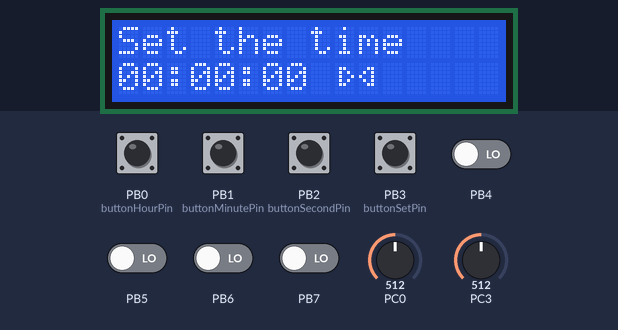
Recording of a program running on a simulated ATmega328P, built with avr-gcc and emulated at 16 MHz. Parts: 16×2 character LCD. Wiring (inferred from the names in the program): character LCD (HD44780): RS PD0; E PD1; data PD4, PD5, PD6, PD7. The inputs (shaded band) are chosen by the test bench; at power-on: PB0 (buttonHourPin), PB1 (buttonMinutePin), PB2 (buttonSecondPin), PB3 (buttonSetPin) HIGH, PB4–7 LOW, PC0 = 512, PC3 = 512.

Above: at 1.2 s.
1.3 s: PB3 (buttonSetPin) pulled LOW for 0.15 s
At 1.4 s:
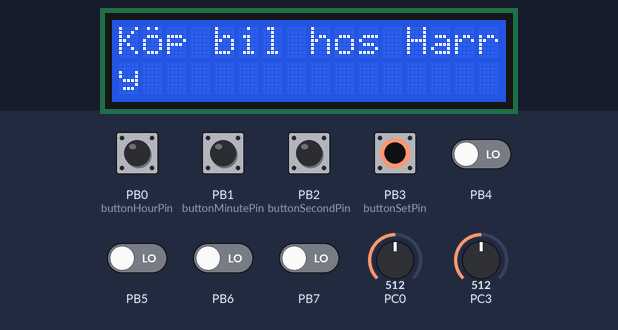
2.0 s: PB0 (buttonHourPin) pulled LOW for 0.15 s
At 2.6 s:
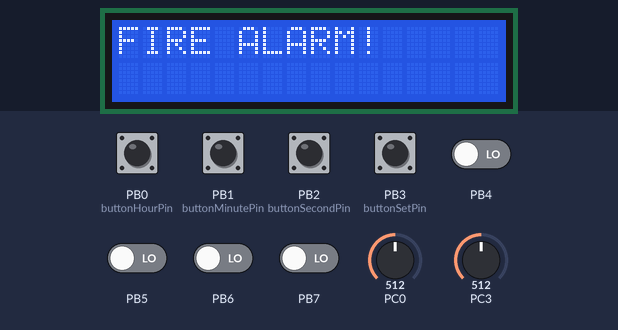
3.7 s: PB0 (buttonHourPin) pulled LOW for 1 s
At 4.8 s:
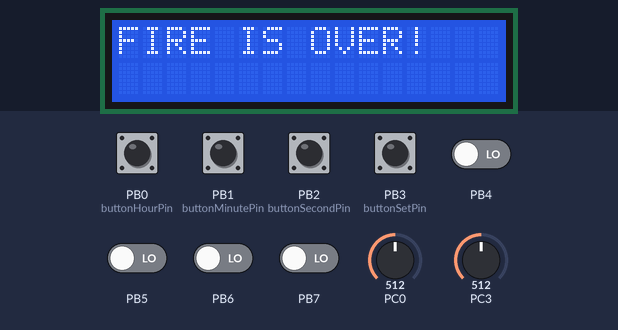
7.7 s: PB1 (buttonMinutePin) pulled LOW for 0.15 s
At 10.6 s:
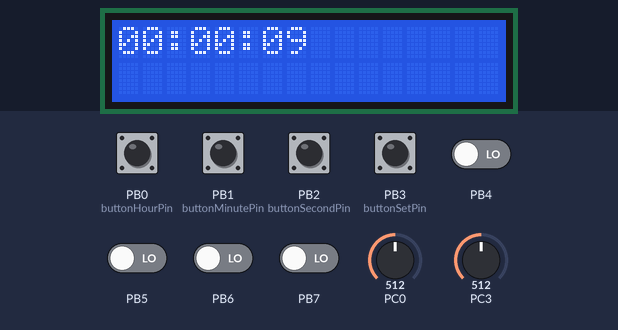
10.8 s: PB1 (buttonMinutePin) pulled LOW for 1 s
At 11.25 s:
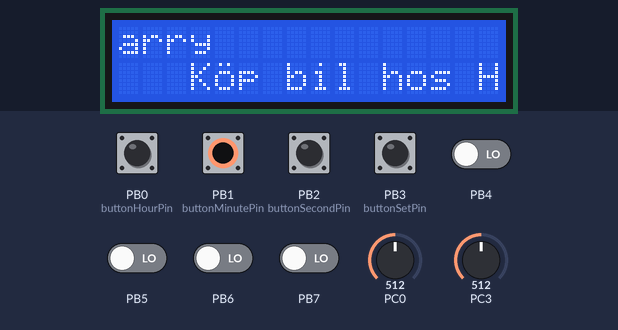
12.4 s: PB2 (buttonSecondPin) pulled LOW for 0.15 s
Timing chart, 0 to 15.0 s (numbered marks = the images above; inputs shaded):
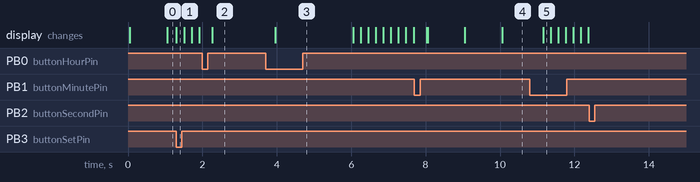

The program:

main.cpp
```cpp
#include "avr_random_noise.h"    // Generate random numbers
#include "buttons.h"             // Button interrupts
#include "customer_data.h"       // Customer data
#include "lcd.h"                 // LCD class
#include "lcd_display_options.h" // Display billboards
#include "set_Clock.h"           // Set start time
#include "special_functions.h"   // Button interrupts
#include "timer.h"               // Start the timer/clock
#include <avr/io.h>              // For ISR
#include <stdint.h>              // uint8_t (NeoVIM)
#include <stdlib.h>              // std return values

/* This application is a billboard display that shows a random message
 * from a random customer. The customer is selected based on the amount
 * they have payed. The more money they have payed, the higher the
 * chance of them being selected.
 *
 * The billboards are displayed in a random order. The order is
 * determined by the random seed. The seed is generated by the
 * pseudoRandom class using the hardware to generate random noise.
 *
 * The billboards can get interrupted by showing special functions.
 * The special functions are triggered by the buttons connected to
 * the MCU.
 */

// Function declarations
int runBillboards(HD44780 *lcd, pseudoRandom *rnd);
int calculateTotalPayed(uint16_t *totalPayed);
int checkLastCustomer(uint8_t &lastShown, uint8_t &winningCustomer,
                      uint16_t totalPayed, pseudoRandom *rnd);
int displayMessage(uint8_t winner, HD44780 *lcd, pseudoRandom *rnd);

/********************************************************************
 *                          MAIN / SETUP
 ********************************************************************/

int main(void) {
  HD44780 lcd;      // Create an instance of the LCD
  pseudoRandom rnd; // Create an instance of random

  lcd.Initialize(); // Initialize the LCD
  lcd.Clear();      // Clear the LCD

  timer_init();   // Start timer/clock
  setClock(&lcd); // Set start time

  initializeButtons();          // Configure buttons as inputs
  initializeButtonInterrupts(); // Enable interrupts

  runBillboards(&lcd, &rnd); // Start the loop

  return EXIT_SUCCESS;
}

/********************************************************************
 *                      APPLICATION CORE LOOP
 ********************************************************************/

int runBillboards(HD44780 *lcd, pseudoRandom *rnd) {
  uint16_t totalPayed = 0; // Calculate total payed by all customers
  calculateTotalPayed(&totalPayed);

  uint8_t lastShown = 4; // Set index to IoT23 to avoid as first customer
  uint8_t winningCustomer =
      rnd->getRandomCustomer(getNumCustomers(), totalPayed);

  while (1) {
    checkLastCustomer(lastShown, winningCustomer, totalPayed, rnd);
    displayMessage(winningCustomer, lcd, rnd);
  }

  return SUCCESS;
}

/********************************************************************
 *                         HELPER FUNCTIONS
 ********************************************************************/

int calculateTotalPayed(uint16_t *totalPayed) {
  for (uint8_t i = 0; i < getNumCustomers(); i++) {
    Customer customer = getCustomer(i);
    *totalPayed += customer.balance;
  }
  return SUCCESS;
}

int checkLastCustomer(uint8_t &lastShown, uint8_t &winningCustomer,
                      uint16_t totalPayed, pseudoRandom *rnd) {
  while (lastShown == winningCustomer) {
    winningCustomer = rnd->getRandomCustomer(getNumCustomers(), totalPayed);
  }
  lastShown = winningCustomer;
  return SUCCESS;
}

int displayMessage(uint8_t winner, HD44780 *lcd, pseudoRandom *rnd) {
  char buff[MAX_BILLBOARD_TEXT_LENGTH];
  Customer customer = getCustomer(winner);

  uint8_t billboardDisplayed = -1;
  while (billboardDisplayed != SUCCESS) {
    static uint8_t lastBillboard = -1;
    uint8_t randomBillboard = rnd->getRandom(customer.billboardsCount);

    if (randomBillboard != lastBillboard) {
      message custMessage =
          getMessage(&customer, rnd->getRandom(customer.billboardsCount - 1));
      memcpy_P(&buff, custMessage.messageText, MAX_BILLBOARD_TEXT_LENGTH);

      billboardDisplayed = displayBillboard(lcd, buff, getStrLen(buff),
                                            custMessage.messageFlags);
    }
    lastBillboard = randomBillboard;
  }

  return SUCCESS;
}
```

avr_random_noise.h
```cpp
#ifndef __avr_random_noise_h
#define __avr_random_noise_h

#include "customer_data.h"
#include <avr/io.h>
#include <stdint.h> //So I dont get all the uint errors, just for my IDE

class pseudoRandom {
public:
  pseudoRandom(void);
  pseudoRandom(uint8_t port);
  ~pseudoRandom(void);
  uint16_t getRandom(uint16_t maxInclusive);
  uint16_t getRandom(uint16_t minInclusive, uint16_t maxInclusive);
  uint8_t getRandomCustomer(uint8_t maxCustomers, uint16_t totalPayed);

private:
  uint8_t port;
  void initializeRandom(uint8_t port);
  uint8_t randomValue(void);
  uint16_t scaleNumber(uint16_t minInclusive, uint16_t maxInclusive,
                       uint16_t value);
};

#endif // !__avr_random_noise_h
```

buttons.h
```cpp
#ifndef BUTTONS_H
#define BUTTONS_H

#include <avr/io.h>
#include <util/delay.h>

const int buttonHourPin = PB0;   // Pin for the hour button
const int buttonMinutePin = PB1; // Pin for the minute button
const int buttonSecondPin = PB2; // Pin for the second button
const int buttonSetPin = PB3;    // Pin for the set button

void initializeButtons();
int readButton(uint8_t pin);

#endif
```

customer_data.h
```cpp
#ifndef CUSTOMER_DATA_H
#define CUSTOMER_DATA_H

#include <stdint.h>

// Define the number of customers
#define MAX_BILLBOARD_TEXT_LENGTH 45

// Define special characters
#define OE "\xEF"
#define AE "\xE1"
#define AA "\x08"

typedef struct {
  const unsigned char messageFlags;
  const char *messageText;
} message;

// Define a structure for customer data
typedef struct {
  uint16_t balance;        // Account balance
  uint8_t billboardsCount; // Number of billboards
  const message *messageArray;
} Customer;

// Define a function to get a customer from PROGMEM
Customer getCustomer(int index);
message getMessage(Customer *cust, uint8_t index);
uint8_t getNumCustomers(void);

#endif
```

set_Clock.h
```cpp
// set_Clock.h
#ifndef SET_CLOCK_H_
#define SET_CLOCK_H_

#include "lcd.h"
#include "lcd_display_options.h"
#include <avr/io.h>
#include <stdio.h>
#include <util/delay.h>

void setClock(HD44780 *lcd);
void displayTime(uint8_t hours, uint8_t minutes, uint8_t seconds, HD44780 *lcd);
void adjustTime(uint8_t maxBeforeWrap, volatile uint8_t *valueToAdjust);

#endif
```

special_functions.h
```cpp
#ifndef SPECIAL_FUNCTIONS_H
#define SPECIAL_FUNCTIONS_H

#include "buttons.h"
#include "lcd.h" // HD44780 library

// Global variable (Bitwise flags)
extern volatile uint8_t specialFunctionsFlags;

// Bitwise flags
const uint8_t FIRE_ALARM = 1 << 0;     // 00000001
const uint8_t DISPLAY_CLOCK = 1 << 1;  // 00000010
const uint8_t NEXT_BILLBOARD = 1 << 2; // 00000100
const uint8_t FLAG_FOUR = 1 << 3;      // 00001000

enum SpecialFunctions {
  DISPLAY_FUNCTION = 1,
  SHOW_NEXT_BILLBOARD = 2,
};

// Core function
void initializeButtonInterrupts();

// Button pressed logic
int specialFunctions(HD44780 *lcd);

// Special functions
int fireAlarm(HD44780 *lcd);
int displayClock(HD44780 *lcd);

#endif
```

timer.h
```cpp
// timer.h
#ifndef TIMER_H
#define TIMER_H

// External reference to the global variables in timer.cpp
extern volatile uint8_t seconds;
extern volatile uint8_t minutes;
extern volatile uint8_t hours;

enum timeStatus {
    EVEN_MINUTE,  // 0
    ODD_MINUTE, // 1
};

// Function declarations from timer.cpp

void timer_init();
uint8_t currentTime();


#endif // TIMER_H
```

avr_random_noise.cpp
```cpp
#include "avr_random_noise.h"
#include "customer_data.h"
#include <avr/io.h>
#include <stdint.h> //So I dont get all the uint errors, just for my IDE

pseudoRandom::pseudoRandom(void) {
  initializeRandom(3);
  return;
}

pseudoRandom::pseudoRandom(uint8_t port) {
  initializeRandom(port);
  return;
}

pseudoRandom::~pseudoRandom(void) {
  PRR ^= (1 << PRADC); // turn off the ADC
  return;
}

void pseudoRandom::initializeRandom(uint8_t port) {
  this->port = port;
  PRR &= ~(1 << PRADC);                    // Turn on power to the ADC
  ADMUX &= ~((1 << REFS0) | (1 << REFS1)); // set VCC as voltage reference
  ADMUX &= ~(1 << ADLAR);                  // Make sure we are in 10bit mode
  ADCSRA &=
      ~((1 << ADPS0) | (1 << ADPS1) |
        (1 << ADPS2));   // Clear the speed division bits for maximum SPEEEEEED
  ADCSRA |= (1 << ADEN); // Start the ADC
  return;
}

uint8_t pseudoRandom::randomValue() {
  uint8_t rnd;
  ADCSRA |= (1 << ADSC);         // set the ADSC bit to start ADC conversion
  while (ADCSRA & (1 << ADSC)) { // wait until its cleared, we have data then
    asm(""); // dirty hack to make sure the loop doesnt get optimized out
  }
  rnd = ADCL; // read lower 8 bits
  // discarding high bytes anyway
  return rnd;
}

uint16_t pseudoRandom::getRandom(uint16_t maxInclusive) {
  ADMUX |= this->port;
  uint16_t value = 0;
  uint16_t rnd;
  for (uint8_t i = 0; i < 8; i++) {
    rnd = randomValue();
    rnd = rnd & 0x3;
    value += rnd << i * 2;
  }
  ADMUX ^= this->port;
  value = scaleNumber(0, maxInclusive, value);
  return value;
}

uint16_t pseudoRandom::getRandom(uint16_t minInclusive, uint16_t maxInclusive) {
  uint16_t value = 0;
  uint16_t rnd;
  for (uint8_t i = 0; i < 8; i++) {
    rnd = randomValue();
    rnd = rnd & 0x3;
    value += rnd << i * 2;
  }
  value = scaleNumber(minInclusive, maxInclusive, value);
  return value;
}

uint16_t pseudoRandom::scaleNumber(uint16_t minInclusive, uint16_t maxInclusive,
                                   uint16_t value) {
  double dvalue = value;
  dvalue = (((maxInclusive - minInclusive) * (dvalue - minInclusive)) /
            (0xFFFF - 0)) +
           minInclusive;
  dvalue += 0.5;
  return (uint16_t)dvalue;
}

uint8_t pseudoRandom::getRandomCustomer(uint8_t maxCustomers,
                                        uint16_t totalPayed) {
  uint16_t random = getRandom(0, totalPayed - 1);
  for (uint8_t i = 0; i < maxCustomers; i++) {
    Customer customer = getCustomer(i);
    if (random < customer.balance) {
      return i;
    }
    random -= customer.balance;
  }
  return 0;
}
```

buttons.cpp
```cpp
#include "buttons.h"

void initializeButtons() {
  DDRB &= ~((1 << buttonHourPin) | (1 << buttonMinutePin) | (1 << buttonSecondPin) | (1 << buttonSetPin));
  PORTB |= (1 << buttonHourPin) | (1 << buttonMinutePin) | (1 << buttonSecondPin) | (1 << buttonSetPin);
}

int readButton(uint8_t pin) {
  return bit_is_clear(PINB, pin);
}
```

customer_data.cpp
```cpp
// #include <avr/io.h>
#include "customer_data.h"
#include "lcd_display_options.h" // For the display properties
#include <avr/pgmspace.h>

#define getNumMessages(x) (sizeof(x) / sizeof(message))

// /********************************************************************
// *                          CUSTOMER DATA
// ********************************************************************/
const char harryOne[] PROGMEM = "K" OE "p bil hos Harry";
const char harryTwo[] PROGMEM = "En god bilaff" AE "r (f" OE "r harry!)";
const char harryThree[] PROGMEM = "Hederlige HarrysBilar";
const message harryText[] PROGMEM = {
    {
        SCROLLING,
        harryOne,
    },
    {
        STATIC,
        harryTwo,
    },
    {
        BLINKING,
        harryThree,
    },
};

const char ankaOne[] PROGMEM = "K" OE "p paj hos Farmor Anka";
const char ankaTwo[] PROGMEM =
    "Skynda innan    M" AA "rten " AE "tit alla pajer";
const message ankaText[] PROGMEM = {
    {
        SCROLLING,
        ankaOne,
    },
    {
        STATIC,
        ankaTwo,
    },
};

const char svarteOne[] PROGMEM = "L" AA "t Petter bygga " AA "t dig";
const char svarteTwo[] PROGMEM = "Bygga svart?    Ring Petter";
const message svarteText[] PROGMEM = {
    {
        TIME_MIN_EVEN | SCROLLING,
        svarteOne,
    },
    {
        TIME_MIN_ODD | STATIC,
        svarteTwo,
    },
};

const char langOne[] PROGMEM = "Mysterier?      Ring L" AA "ngben";
const char langTwo[] PROGMEM = "L" AA "ngben fixar   biffen";
const message langText[] PROGMEM = {
    {
        STATIC,
        langOne,
    },
    {
        STATIC,
        langTwo,
    },
};

const char iotOne[] PROGMEM = "Synas h" AE "r? IOT:sReklambyr" AA;
const message iotText[] PROGMEM = {
    {
        STATIC,
        iotOne,
    },
};

const char yrrolOne[] PROGMEM =
    "T-R" OE "d - f" OE "r dig som t" AE "nkt klart";
const char yrrolTwo[] PROGMEM =
    "Claes M" AA "nsson - om flickan sj" AE "lv f" AA "r v" AE "lja";
const message yrrolText[] PROGMEM = {
    {
        SCROLLING,
        yrrolOne,
    },
    {
        BLINKING,
        yrrolTwo,
    },
};

const Customer customers[] PROGMEM = {
    {
        1500,
      getNumMessages(harryText),
        harryText,
    },
    {
        3000,
        getNumMessages(ankaText),
        ankaText,
    },
    {
        1500,
        getNumMessages(svarteText),
        svarteText,
    },
    {
        4000,
        getNumMessages(langText),
        langText,
    },
    {
        1000,
        getNumMessages(iotText),
        iotText,
    },
    {
        6000,
        getNumMessages(yrrolText),
        yrrolText,
    },
};

/********************************************************************
 *                        GETTERS & SETTERS
 ********************************************************************/

Customer getCustomer(int index) {
  // Create a temporary customer
  Customer customer;
  // Copy the customer data from PROGMEM to RAM
  memcpy_P(&customer, &customers[index], sizeof(Customer));
  // Return the customer
  return customer;
}

message getMessage(Customer *cust, uint8_t index) {
  unsigned char msgFlags;
  char *msgTxt;
  memcpy_P(&msgFlags, &cust->messageArray[index].messageFlags,
           sizeof(const unsigned char));
  memcpy_P(&msgTxt, &cust->messageArray[index].messageText,
           sizeof(const char *));
  message msg = {msgFlags, msgTxt};
  return msg;
}

constexpr uint8_t customerLength = sizeof(customers) / sizeof(Customer);
uint8_t getNumCustomers(void) { return customerLength; }
```

set_Clock.cpp
```cpp
#include "set_Clock.h"
#include "buttons.h"
#include "lcd.h"
#include "lcd_display_options.h"
#include <util/delay.h>

#define debounceTime 250

volatile uint8_t seconds = 0;
volatile uint8_t minutes = 0;
volatile uint8_t hours = 0;

void setClock(HD44780 *lcd) {

  volatile uint8_t localSeconds = 0;
  volatile uint8_t localMinutes = 0;
  volatile uint8_t localHours = 0;
  volatile uint8_t lastShownSecond = 0xFF;

  initializeButtons();

  while (1) {

    // Limit screen refresh to prevent flashing
    if (seconds != lastShownSecond) {
      lastShownSecond = seconds;
      displayTime(localHours, localMinutes, localSeconds, lcd);
    }

    // Button to iterate through hours
    if (readButton(buttonHourPin)) {
      adjustTime(24, &localHours);
      displayTime(localHours, localMinutes, localSeconds, lcd);
      _delay_ms(debounceTime);
      lastShownSecond = seconds;
    }
    // Button to iterate through minutes
    if (readButton(buttonMinutePin)) {
      adjustTime(60, &localMinutes);
      displayTime(localHours, localMinutes, localSeconds, lcd);
      _delay_ms(debounceTime);
      lastShownSecond = seconds;
    }
    // Button to iterate through seconds
    if (readButton(buttonSecondPin)) {
      adjustTime(60, &localSeconds);
      displayTime(localHours, localMinutes, localSeconds, lcd);
      _delay_ms(debounceTime);
      lastShownSecond = seconds;
    }
    // Button to set the time
    if (readButton(buttonSetPin)) {
      seconds = localSeconds;
      minutes = localMinutes;
      hours = localHours;
      return;
    }
  }
  return;
}

void displayTime(uint8_t localHours, uint8_t localMinutes, uint8_t localSeconds,
                 HD44780 *lcd) {
  char time[33];
  sprintf(time, "%16s", "Set the time" "    ");
  if (seconds % 2 == 0) {
    sprintf(time + 16,
            "%02d:%02d:%02d "
            "\x09",
            localHours, localMinutes, localSeconds);
  } else {
    sprintf(time + 16,
            "%02d:%02d:%02d "
            "\x0a"
            "\x0b",
            localHours, localMinutes, localSeconds);
  }
  displayText(lcd, time);
  return;
}

void adjustTime(uint8_t maxBeforeWrap, volatile uint8_t *valueToAdjust) {
  *valueToAdjust =
      (*valueToAdjust + 1) % maxBeforeWrap; // Increment seconds from 0 to 59
  if (*valueToAdjust >= maxBeforeWrap) {
    *valueToAdjust = 0;
  }
}
```

timer.cpp
```cpp
#include <avr/io.h>
#include <avr/interrupt.h>
#include "timer.h"

// Timer interrupt service routine
ISR(TIMER1_COMPA_vect) {
    seconds++;
    if (seconds >= 60) {
        seconds = 0;
        minutes++;
        if (minutes >= 60) {
            minutes = 0;
            hours++;
            // Reset hours after 24 to avoid overflow
            if (hours >= 24) {
                hours = 0;
            }
        }
    }
}

void timer_init() {
    TCCR1B |= (1 << WGM12); // Configure timer 1 for CTC mode
    OCR1A = 62499; // Set CTC compare value for 1Hz at 16MHz AVR clock, with a prescaler of 256
    TCCR1B |= (1 << CS12); // Start timer at Fcpu/256 (CS12 = 1, CS11 = 0, CS10 = 0)
    TIMSK1 |= (1 << OCIE1A); // Enable timer compare interrupt
    sei(); // Enable global interrupts
}


uint8_t currentTime(){
    if(minutes % 2){
        return EVEN_MINUTE;
    }else{
        return ODD_MINUTE;
    }
}

/************************* TIMER TEST *************************
 * Paste below loop into main() to display clock on lcd

while (1) {
    uint8_t currentSeconds = seconds;
    char time[12];
    sprintf(time, "%02d:%02d:%02d", hours, minutes, seconds);
    displayText(&lcd, time);
    while (currentSeconds == seconds) {
    }
}
************************* TIMER TEST ************************/
```

Source omitted: special_functions.cpp (3516 bytes), lcd_display_options.h (1071 bytes), lcd_display_options.cpp (6115 bytes), lcd.cpp (2765 bytes), lcd.h (1715 bytes)

Measured:
- after the input at 1.3 s, the display: changes at once (image 1)
- after the input at 2.0 s, the display: changes after 0.26 s (image 2)
- after the input at 3.7 s, the display: changes after 0.25 s (image 3)
- after the input at 7.7 s, the display: first changes after 0.33 s (image 4 shows a later state)
- after the input at 10.8 s, the display: changes after 0.36 s (image 5)
- after the input at 12.4 s, every drawn part: stays the same
